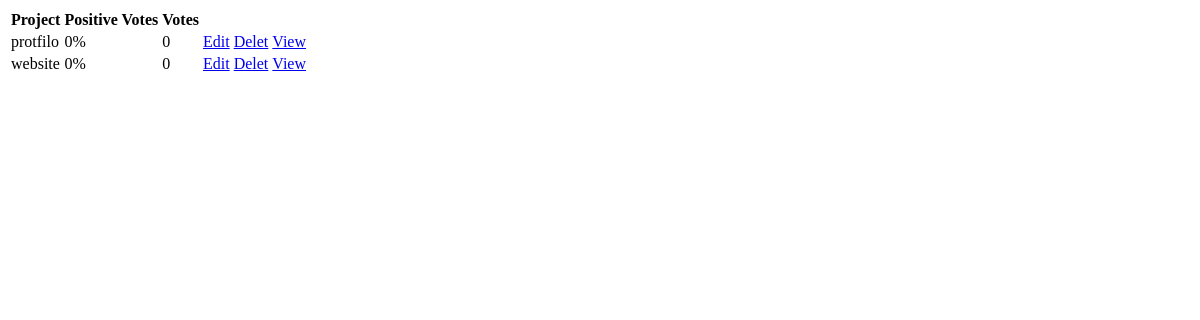
Before: / with the older database file.
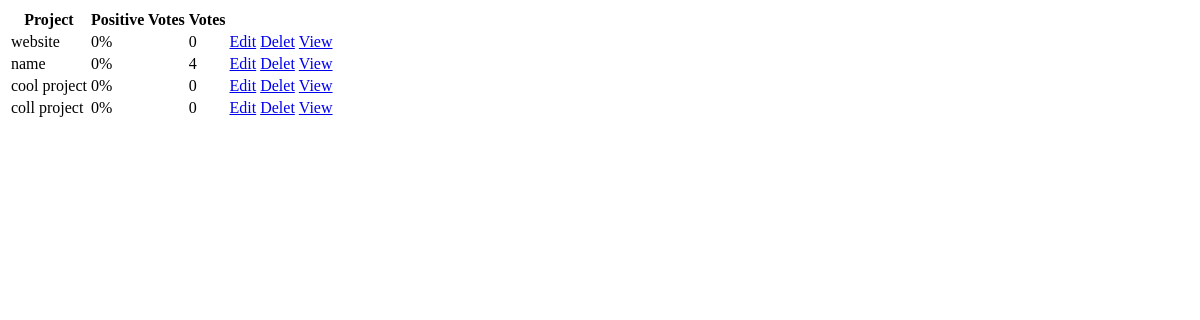
After: the same page with the newer database file.
### projects/models.py (models this page shows, shortened)
class Project(models.Model):
    title = models.CharField(max_length=250)
    description = models.TextField(null=True, blank=True)
    demo_link = models.CharField(max_length=2000, null=True, blank=True)
    source_link = models.CharField(max_length=2000, null=True, blank=True)
    tags = models.ManyToManyField('Tag', blank=True)
    vote_total = models.IntegerField(default=0, null=True)
    vote_ratio = models.IntegerField(default=0, null=True)
    created = models.DateTimeField(auto_now_add=True)
    id = models.UUIDField(default=uuid.uuid4, unique=True,
                          primary_key=True, editable=False)

### projects/views.py (the view)
# urls.py: path('', include('projects.urls')),
def projects(request):
    projects_list = Project.objects.all()
    context = {
        'projects': projects_list
    }
    return render(request, 'projects/projects.html', context)

### projects/templates/projects/projects.html
<table>
    <tr>
        <th>Project</th>
        <th>Positive Votes</th>
        <th>Votes</th>
        <th></th>
    </tr>
    {% for project in projects %}
    <tr>
        <td>{{ project.title }}</td>
        <td>{{ project.vote_ratio }}%</td>
        <td>{{ project.vote_total }}</td>
        <td><a href="{% url 'update-project' project.id %}">Edit</a></td>
         <td><a href="{% url 'delete-project' project.id %}">Delet</a></td>
         <td><a href="{% url 'project' project.id %}"> View</a> </td>
    </tr>
    {% endfor %}
</table>

Changed rows visible on the page:
removed Project: title "protfilo", vote_ratio "0", vote_total "0"
added Project: title "name", vote_ratio "0", vote_total "4"
added Project: title "cool project", vote_ratio "0", vote_total "0"
added Project: title "coll project", vote_ratio "0", vote_total "0"
